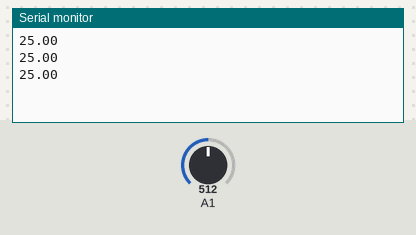
A sketch run on a simulated Arduino Uno, built with avr-gcc and run on an emulated ATmega328P. Parts: the last lines printed to the serial monitor. The inputs (shaded band) are chosen by the test bench; at power-on: A1 = 512.

Above: at 1.3 s.
1.4 s: A1 set to 0
At 1.9 s:
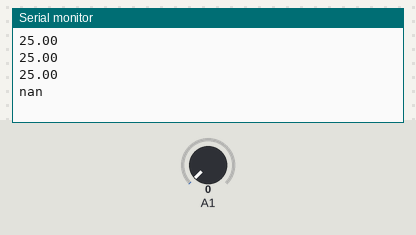
3.5 s: A1 set to 122
At 3.9 s:
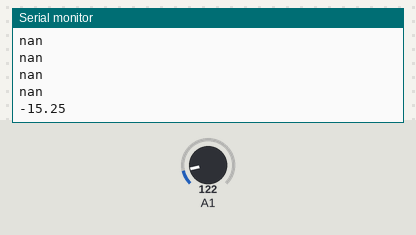

The sketch:

communication_thermistance.ino
```cpp
void setup(void) {
  Serial.begin(9600);
}

double Thermister(int RawADC) {
  double Temp;
    Temp = log(((10240000/RawADC) - 10000));
  Temp = 1 / (0.001129148 + (0.000234125 * Temp) + (0.0000000876741 * Temp * Temp * Temp));
  Temp = Temp - 273.15;           // Convert Kelvin to Celcius
  //Serial.println(Temp);
 return Temp;
}


void loop(void) {
  Serial.println(Thermister(analogRead(1)));

  delay(500);
}
```

Measured:
- after the input at 1.4 s, the serial monitor: prints a new line after 0.10 s (image 1)
- after the input at 3.5 s, the serial monitor: prints a new line at once (image 2)
